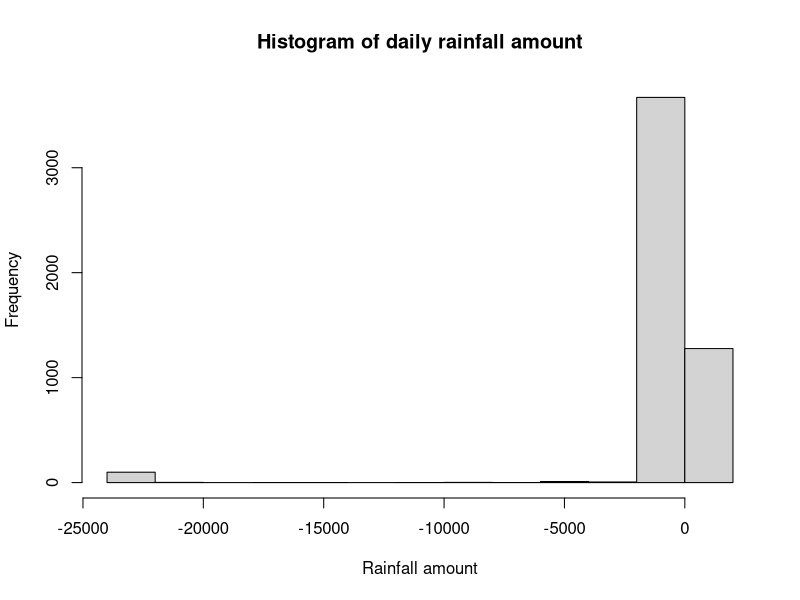
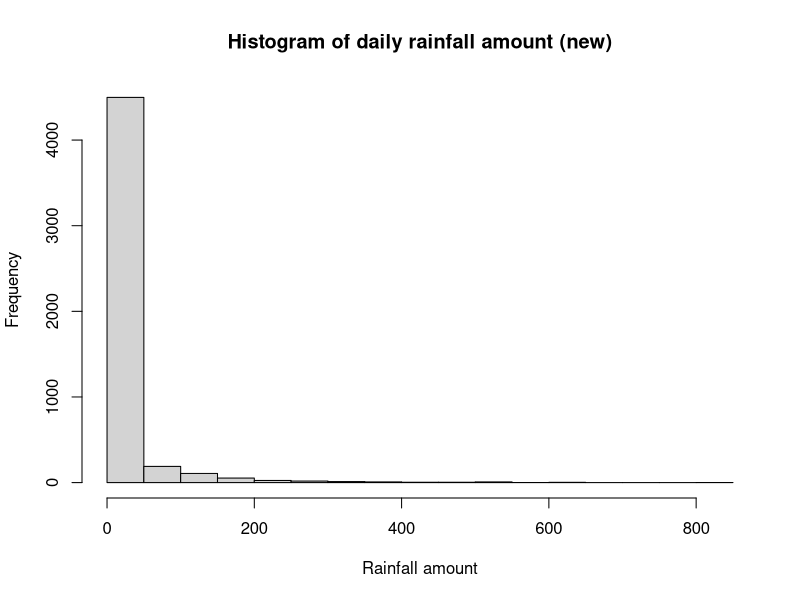

These figures' R source, in order:
## ---- chunk 1
knitr::opts_chunk$set(echo = TRUE)
## ---- chunk 2
# use read.table to read .dat file
rain.df <- read.table('rnf6080.dat')
## ---- chunk 3
# There two methods
# 1. report the dimension of the dataframe
dim(rain.df)

# 2. report the number of columns and rows separately
ncols <- ncol(rain.df)
nrows <- nrow(rain.df)
print(ncols)
print(nrows)
## ---- chunk 4
# use colnames() function to report column names
print(colnames(rain.df))
## ---- chunk 5
# get the value at the second row, fourth column
rain.df[2,4]
## ---- chunk 6
# show the entire second row
# the space after comma means returning the entire columns
print(rain.df[2,])
## ---- chunk 7
# original column names
print('Original:')
names(rain.df)

# reset column names
names(rain.df) <- c("year","month","day",seq(0,23))
newcolnames <- colnames(rain.df)

# verify new column names
print('New:')
print(colnames(rain.df))
## ---- chunk 8
# creating a new column named "daily" which equals the sum of 
# column "0" to "23"
rain.df$daily <- rowSums(rain.df[, c(4:ncols)])
## ---- chunk 9
# use hist() function to plot the histogram
hist(rain.df$daily, 
     main='Histogram of daily rainfall amount',
     xlab='Rainfall amount')
## ---- chunk 10
# install.packages(dplyr)
library(dplyr)

## ---- chunk 11
# remove missing values (here we remove all rows 
# that contain value of -999)
newdf <- filter_all(rain.df, all_vars(.!= -999))
print('number of obs after removing missing values:')
nrow(newdf)

# calculate daily rainfall again
newdf$new_daily <- rowSums(newdf[, c(4:ncols)])
hist(newdf$new_daily,
     main='Histogram of daily rainfall amount (new)',
     xlab='Rainfall amount')
## ---- chunk 12
x <- c("5", "12", "7")   
# this line creates a vector with three characters

max(x)    
# This line finds the 'max' of three characters,
# The sorting rule is comparing each character in each string one by one,
# for example, "7" is the largrest.
# If encounter ties, compare the immediate next character 
# following the same rule

sort(x)   
# this line sorts the characters following the above rule

# sum(x)    # Data type error: cannot add up characters
## ---- chunk 13
y <- c("5",7,12)
# The output is a vector of three characters
# this is because if the inputs of c() are of different data types, 
# they will all be transformed to the type of the first element,
# which is character here.

print(y)
print(class(y[2]))
print(class(y[3]))      # verify the data type
# y[2] and y[3] are all characters

# y[2] + y[3]
# Data type error: cannot add up characters

## ---- chunk 14

z <- data.frame(z1="5",z2=7,z3=12)
# This line is creating a dataframe with the first column being a character, "5",
# the second being a number 7, and the third being a number 12,
# column names are z1, z2, z3.

z[1,2] + z[1,3]
# this line is adding up the second and third value in the first row, 
# i.e. 7 + 12 = 19
